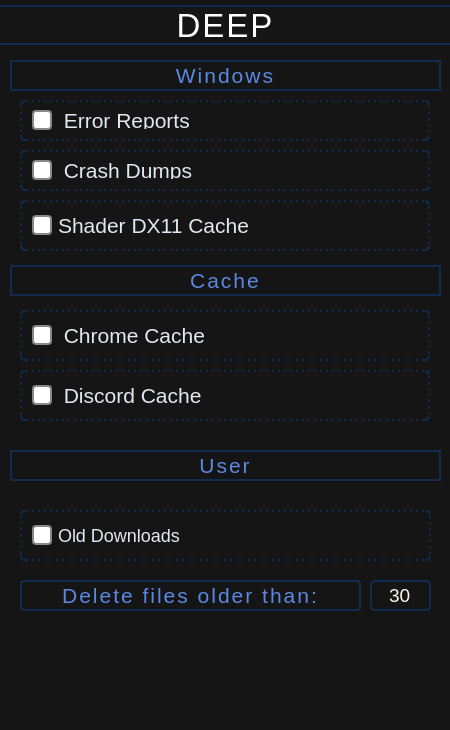
<?xml version="1.0" encoding="UTF-8"?>
<ui version="4.0">
 <class>DEEP_MENU</class>
 <widget class="QDialog" name="DEEP_MENU">
  <property name="geometry">
   <rect>
    <x>0</x>
    <y>0</y>
    <width>450</width>
    <height>730</height>
   </rect>
  </property>
  <property name="minimumSize">
   <size>
    <width>450</width>
    <height>730</height>
   </size>
  </property>
  <property name="maximumSize">
   <size>
    <width>450</width>
    <height>730</height>
   </size>
  </property>
  <property name="windowTitle">
   <string>Dialog</string>
  </property>
  <property name="styleSheet">
   <string notr="true">QDialog{
background: #151515;
color: #FBF9E4;
}
QCheckBox{
font:9pt &quot;Aldrich&quot;;
font-size: 16pt;
color: #E2E8F0; 
font-weight: 300;
border: 2px dotted #122C4F;
padding: 10px;
border-radius: 5px
}
QCheckBox::indicator {
    width: 16px;
    height: 16px;
    border: 2px solid #888;
    border-radius: 4px;
    background: white;
}

QCheckBox::indicator:checked {
    background: #2196F3;
	border: 2px solid #122C4F
}

QSpinBox::up-button, QSpinBox::down-button{
 background-color: #3a3a3a; /* Темный фон кнопок */
    border: 1px solid #444444; /* Рамка кнопок */

}


</string>
  </property>
  <widget class="QLabel" name="DEEP_TEXT">
   <property name="geometry">
    <rect>
     <x>-10</x>
     <y>5</y>
     <width>471</width>
     <height>40</height>
    </rect>
   </property>
   <property name="styleSheet">
    <string notr="true">color:white;
font-size: 20px;
letter-spacing: 2px;
font:9pt &quot;Aldrich&quot;;
font-size: 25pt;
font-weight: 300;
background: #151515;
border-radius: 4px;
border: 2px solid #122C4F;</string>
   </property>
   <property name="text">
    <string>DEEP</string>
   </property>
   <property name="alignment">
    <set>Qt::AlignCenter</set>
   </property>
  </widget>
  <widget class="QLabel" name="WINDOWS">
   <property name="geometry">
    <rect>
     <x>10</x>
     <y>60</y>
     <width>431</width>
     <height>31</height>
    </rect>
   </property>
   <property name="styleSheet">
    <string notr="true">font:9pt &quot;Aldrich&quot;;
font-size: 16pt;
color:  #5B88E2;
letter-spacing: 2px;
font-weight: 300;
border: 2px solid  #122C4F;

</string>
   </property>
   <property name="text">
    <string>Windows</string>
   </property>
   <property name="alignment">
    <set>Qt::AlignCenter</set>
   </property>
  </widget>
  <widget class="QCheckBox" name="checkBoxDEEP1">
   <property name="geometry">
    <rect>
     <x>20</x>
     <y>100</y>
     <width>410</width>
     <height>41</height>
    </rect>
   </property>
   <property name="text">
    <string> Error Reports</string>
   </property>
  </widget>
  <widget class="QCheckBox" name="checkBoxDEEP2">
   <property name="geometry">
    <rect>
     <x>20</x>
     <y>150</y>
     <width>410</width>
     <height>41</height>
    </rect>
   </property>
   <property name="text">
    <string> Crash Dumps</string>
   </property>
  </widget>
  <widget class="QCheckBox" name="checkBoxDEEP4">
   <property name="geometry">
    <rect>
     <x>20</x>
     <y>200</y>
     <width>410</width>
     <height>51</height>
    </rect>
   </property>
   <property name="text">
    <string>Shader DX11 Cache</string>
   </property>
  </widget>
  <widget class="QLabel" name="CACHE">
   <property name="geometry">
    <rect>
     <x>10</x>
     <y>265</y>
     <width>431</width>
     <height>31</height>
    </rect>
   </property>
   <property name="styleSheet">
    <string notr="true">font:9pt &quot;Aldrich&quot;;
font-size: 16pt;
color:  #5B88E2;
letter-spacing: 2px;
font-weight: 300;
border: 2px solid  #122C4F;

</string>
   </property>
   <property name="text">
    <string>Cache</string>
   </property>
   <property name="alignment">
    <set>Qt::AlignCenter</set>
   </property>
  </widget>
  <widget class="QCheckBox" name="checkBoxDEEP5">
   <property name="geometry">
    <rect>
     <x>20</x>
     <y>310</y>
     <width>410</width>
     <height>51</height>
    </rect>
   </property>
   <property name="text">
    <string> Chrome Cache</string>
   </property>
  </widget>
  <widget class="QCheckBox" name="checkBoxDEEP6">
   <property name="geometry">
    <rect>
     <x>20</x>
     <y>370</y>
     <width>410</width>
     <height>51</height>
    </rect>
   </property>
   <property name="text">
    <string> Discord Cache</string>
   </property>
  </widget>
  <widget class="QLabel" name="USER">
   <property name="geometry">
    <rect>
     <x>10</x>
     <y>450</y>
     <width>431</width>
     <height>31</height>
    </rect>
   </property>
   <property name="styleSheet">
    <string notr="true">font:9pt &quot;Aldrich&quot;;
font-size: 16pt;
color:  #5B88E2;
letter-spacing: 2px;
font-weight: 300;
border: 2px solid  #122C4F;

</string>
   </property>
   <property name="text">
    <string>User</string>
   </property>
   <property name="alignment">
    <set>Qt::AlignCenter</set>
   </property>
  </widget>
  <widget class="QCheckBox" name="checkBoxDEEP7">
   <property name="geometry">
    <rect>
     <x>20</x>
     <y>510</y>
     <width>411</width>
     <height>51</height>
    </rect>
   </property>
   <property name="styleSheet">
    <string notr="true">font-size: 18px
</string>
   </property>
   <property name="text">
    <string>Old Downloads</string>
   </property>
  </widget>
  <widget class="QSpinBox" name="Enter_number">
   <property name="geometry">
    <rect>
     <x>370</x>
     <y>580</y>
     <width>61</width>
     <height>31</height>
    </rect>
   </property>
   <property name="styleSheet">
    <string notr="true">background: #151515;
color: #FBF9E4;
border: 2px solid  #122C4F;
font:9pt &quot;Aldrich&quot;;
font-size: 14pt;
border-radius: 5px;</string>
   </property>
   <property name="alignment">
    <set>Qt::AlignCenter</set>
   </property>
   <property name="buttonSymbols">
    <enum>QAbstractSpinBox::NoButtons</enum>
   </property>
   <property name="value">
    <number>30</number>
   </property>
  </widget>
  <widget class="QLabel" name="DELETE_FILES">
   <property name="geometry">
    <rect>
     <x>20</x>
     <y>580</y>
     <width>341</width>
     <height>31</height>
    </rect>
   </property>
   <property name="styleSheet">
    <string notr="true">font:9pt &quot;Aldrich&quot;;
font-size: 16pt;
color:  #5B88E2;
letter-spacing: 2px;
font-weight: 300;
border: 2px solid  #122C4F;
border-radius: 4px
</string>
   </property>
   <property name="text">
    <string>Delete files older than:</string>
   </property>
   <property name="alignment">
    <set>Qt::AlignCenter</set>
   </property>
  </widget>
 </widget>
 <resources/>
 <connections/>
</ui>
